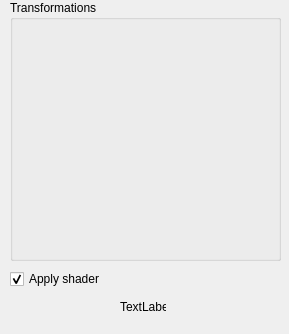
<?xml version="1.0" encoding="UTF-8"?>
<ui version="4.0">
 <class>SideWidget</class>
 <widget class="QWidget" name="SideWidget">
  <property name="geometry">
   <rect>
    <x>0</x>
    <y>0</y>
    <width>289</width>
    <height>334</height>
   </rect>
  </property>
  <property name="sizePolicy">
   <sizepolicy hsizetype="Fixed" vsizetype="Preferred">
    <horstretch>0</horstretch>
    <verstretch>0</verstretch>
   </sizepolicy>
  </property>
  <property name="minimumSize">
   <size>
    <width>269</width>
    <height>0</height>
   </size>
  </property>
  <property name="windowTitle">
   <string>Form</string>
  </property>
  <widget class="QGroupBox" name="groupBox">
   <property name="geometry">
    <rect>
     <x>10</x>
     <y>0</y>
     <width>271</width>
     <height>261</height>
    </rect>
   </property>
   <property name="title">
    <string>Transformations</string>
   </property>
  </widget>
  <widget class="QCheckBox" name="shader_check_box">
   <property name="geometry">
    <rect>
     <x>10</x>
     <y>270</y>
     <width>271</width>
     <height>18</height>
    </rect>
   </property>
   <property name="text">
    <string>Apply shader</string>
   </property>
   <property name="checked">
    <bool>true</bool>
   </property>
  </widget>
  <widget class="QLabel" name="testlabel">
   <property name="geometry">
    <rect>
     <x>120</x>
     <y>300</y>
     <width>46</width>
     <height>13</height>
    </rect>
   </property>
   <property name="text">
    <string>TextLabel</string>
   </property>
  </widget>
 </widget>
 <resources/>
 <connections/>
</ui>
